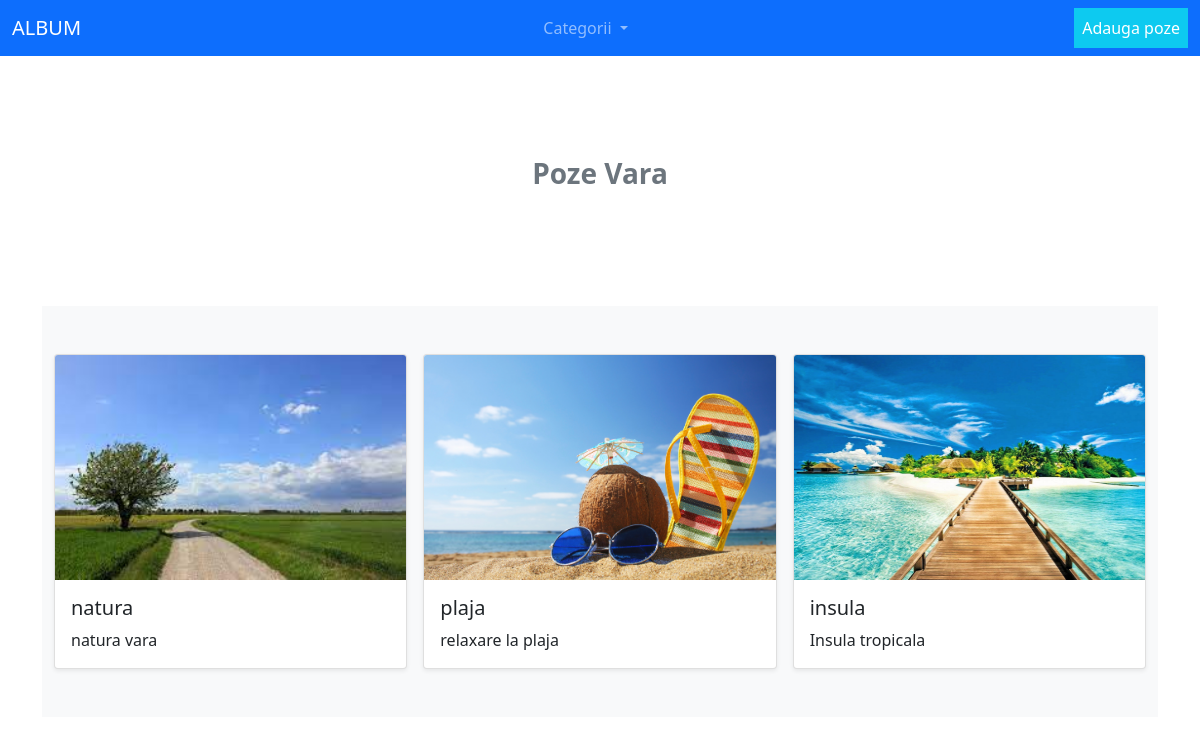
Screenshot of /vara with the database file from the repository.
### shop/models.py (models this page shows, shortened)
class Album(models.Model):
    vara= 'Vara'
    toamna = 'Toamna'
    iarna = 'Iarna'
    primavara = 'Primavara'
    altele = 'Altele'
    nume_anotimp = [
        (vara,'Vara'),
        (toamna,'Toamna'),
        (iarna,'Iarna'),
        (primavara,'Primavara'),
        (altele, 'Altele')
    ]
    title = models.CharField('Titlu', max_length=50)
    image = models.ImageField( upload_to='shop_images/')
    desc = models.TextField('text')
    anotimp = models.CharField(choices=nume_anotimp,
                               max_length=10,)
    class Meta:
        verbose_name = 'toate postarile'
        verbose_name_plural = 'postari'

### shop/views.py (the view)
# urls.py: path('vara', views.vara, name='vara'),
def vara(request):
    postari = Album.objects.filter(anotimp='Vara').order_by('-id')
    return render (request, 'vara.html', {'postari': postari})

### shop/templates/vara.html (shortened to what this page needs)
{%  extends 'base.html' %}
{% block content %}
<main>
    <section class="py-5 text-center container ">
        <div class="row py-lg-5">
            <div class="col-lg-6 col-md-8 mx-auto">
                <p class=" text-muted fw-bold fs-3">Poze Vara</p>
            </div>
        </div>
    </section>
    <div class="album py-5 bg-light">
        <div class="container">
            <div class="row row-cols-1 row-cols-sm-2  row-cols-md-3 g-3">
                {% for post in postari.all %}
                <div class="col-md-4">
                    <div class="card shadow-sm">
                        <img src="{{ post.image.url }}" class="card-img-top" width="100%" height="225">
                        <div class="card-body">
                            <h5 class="card-title ">{{ post.title }}</h5>
                            <p class="card-text">{{ post.desc }}</p>
                        </div>
                    </div>
                </div>
                {% endfor %}
            </div>
        </div>
    </div>
</main>
{% endblock%}

### rows the page displays
Album: image (picture), title "natura", desc "natura vara"
Album: image (picture), title "plaja", desc "relaxare la plaja"
Album: image (picture), title "insula", desc "Insula tropicala"
